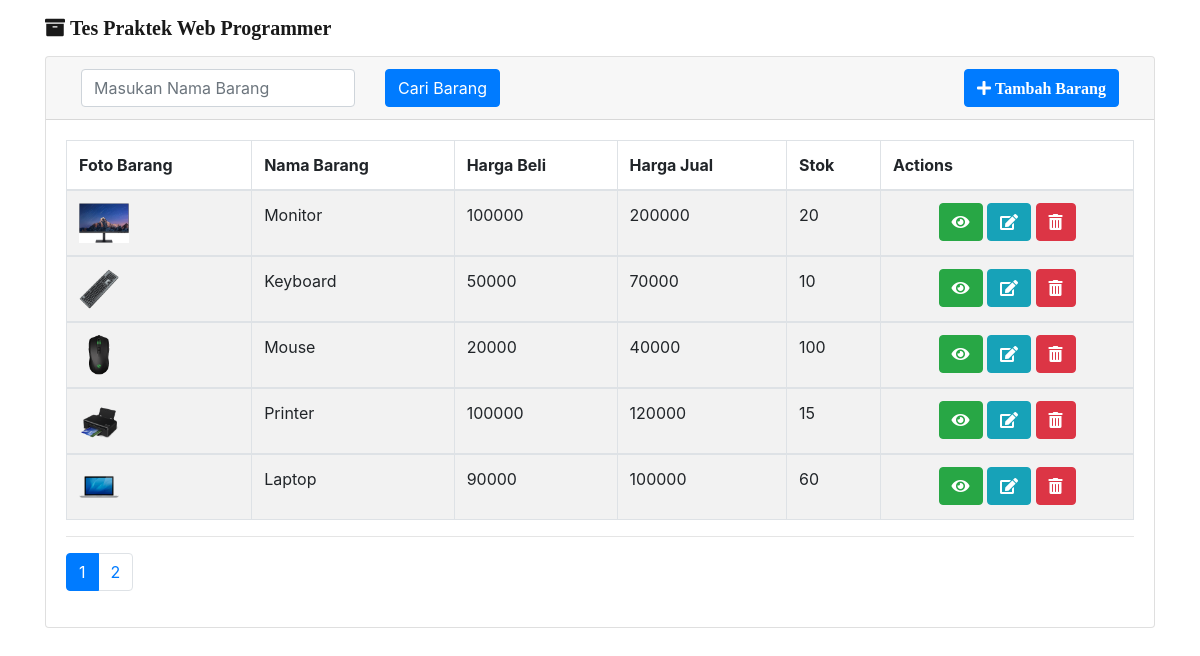
The page / on the database its author committed.
### tables this page shows
CREATE TABLE `contacts` (
  `id` int(10) UNSIGNED NOT NULL,
  `name` varchar(1000) NOT NULL,
  `hargabeli` int(50) NOT NULL,
  `hargajual` int(50) NOT NULL,
  `stok` int(50) NOT NULL,
  `image` text NOT NULL
);

### index.php (the view, shortened to what this page needs)
<?php
  include('db.php');
  $upload_dir = 'uploads/';
?>
<!DOCTYPE html>
<html>
  <head>
    <link rel="stylesheet" href="css/bootstrap.min.css">
    <link rel="stylesheet" href="https://use.fontawesome.com/releases/v5.0.13/css/all.css">
    <link rel="stylesheet" href="https://cdn.datatables.net/1.10.16/css/dataTables.bootstrap4.min.css">
    <link rel="stylesheet" href="https://cdnjs.cloudflare.com/ajax/libs/twitter-bootstrap/4.0.0/css/bootstrap.css">
  </head>
  <body>
      <nav class="navbar navbar-expand-md navbar-light navbar-laravel">
        <div class="container">
          <a class="navbar-brand" href="index.php"><i class="fa fa-archive">   Tes Praktek Web Programmer</i></a>
        </div>
      </nav>
      <div class="container">
        <div class="row justify-content-center">
            <div class="col-md-12">
                <div class="card">
                    <div class="card-header">
                      <div class="container">
                        <div class="row">
                          <div class="col-auto">
                              <form action="" method="get">
                              <input class="form-control" type="text" name="term"  placeholder="Masukan Nama Barang" aria-label="Masukan Nama Barang" aria-describedby="button-addon2">
                          </div>
                          <div class="col">
                          <button class="btn btn-primary" type="submit" id="button-addon2">Cari Barang</button>
                          </div>
                          <div class="col">
                            <a class="btn btn-primary float-right" href="create.php"><i class="fa fa-plus">   Tambah Barang</i></a>
                          </div>
                        </div>
                      </div>
                    </div>
                    <div class="card-body">
                      <table id="example" class="table table-striped table-bordered" style="width:100%">
                        <thead>
                            <tr>
                                <th>Foto Barang</th>
                                <th>Nama Barang</th>
                                <th>Harga Beli</th>
                                <th>Harga Jual</th>
                                <th>Stok</th>
                                <th>Actions</th>
                            </tr>
                        </thead>
                          <?php
                          $batas   = 5;
                          $halaman = @$_GET['halaman'];
                              if(empty($halaman)){
                                  $posisi  = 0;
                                  $halaman = 1;
                              }
                              else{
                                  $posisi  = ($halaman-1) * $batas;
                              }
                          if(isset($_GET['term'])){
                            $term = $_GET['term'];
                            $term = mysqli_real_escape_string($conn,$_GET['term']);
                            $sql = "SELECT * FROM contacts WHERE name LIKE '%".$term."%'";
                            $hasil = mysqli_query($conn,$sql);
                          }else{
                            $sql="select * from contacts order by id asc limit $posisi,$batas";
                            $hasil=mysqli_query($conn,$sql);
                          }
                          while ($data = mysqli_fetch_array($hasil)) {
                              ?>
                        <tbody>
                          <tr>
                            <td><img src="<?php echo $upload_dir.$data['image'] ?>" height="40"></td>
                            <td><?php echo $data["name"];   ?></td>
                            <td><?php echo $data["hargabeli"];   ?></td>
                            <td><?php echo $data["hargajual"];   ?></td>
                            <td><?php echo $data["stok"];   ?></td>
                            <td class="text-center">
                                <a href="show.php?id=<?php echo $data['id'] ?>" class="btn btn-success"><i class="fa fa-eye"></i></a>
                                <a href="edit.php?id=<?php echo $data['id'] ?>" class="btn btn-info"><i class="fas fa-edit"></i></a>
                                <a href="index.php?delete=<?php echo $data['id'] ?>" class="btn btn-danger" onclick="return confirm('Delete barang ini?')"><i class="fa fa-trash-alt"></i></a>
                              </td>
                          </tr>
                        </tbody>
                        <?php
                        }
                        ?>
                      </table>
                      <hr>
                      <?php
                        $query2     = mysqli_query($conn, "select * from contacts");
                        $jmldata    = mysqli_num_rows($query2);
                        $jmlhalaman = ceil($jmldata/$batas);
                        ?>
                        <div class="text-center">
                            <ul class="pagination">
                                <?php
                                for($i=1;$i<=$jmlhalaman;$i++) {
                                    if ($i != $halaman) {
                                        echo "<li class='page-item'><a class='page-link' href='index.php?halaman=$i'>$i</a></li>";
                                    } else {
                                        echo "<li class='page-item active'><a class='page-link' href='#'>$i</a></li>";
                                    }
                                }
                                ?>
                            </ul>
                        </div>
                      </div>
                    </div>
                </div>
            </div>
        </div>
  </body>
</html>

### rows shown on the page
contacts: image (picture), name "Monitor", hargabeli "100000", hargajual "200000", stok "20"
contacts: image (picture), name "Keyboard", hargabeli "50000", hargajual "70000", stok "10"
contacts: image (picture), name "Mouse", hargabeli "20000", hargajual "40000", stok "100"
contacts: image (picture), name "Printer", hargabeli "100000", hargajual "120000", stok "15"
contacts: image (picture), name "Laptop", hargabeli "90000", hargajual "100000", stok "60"
